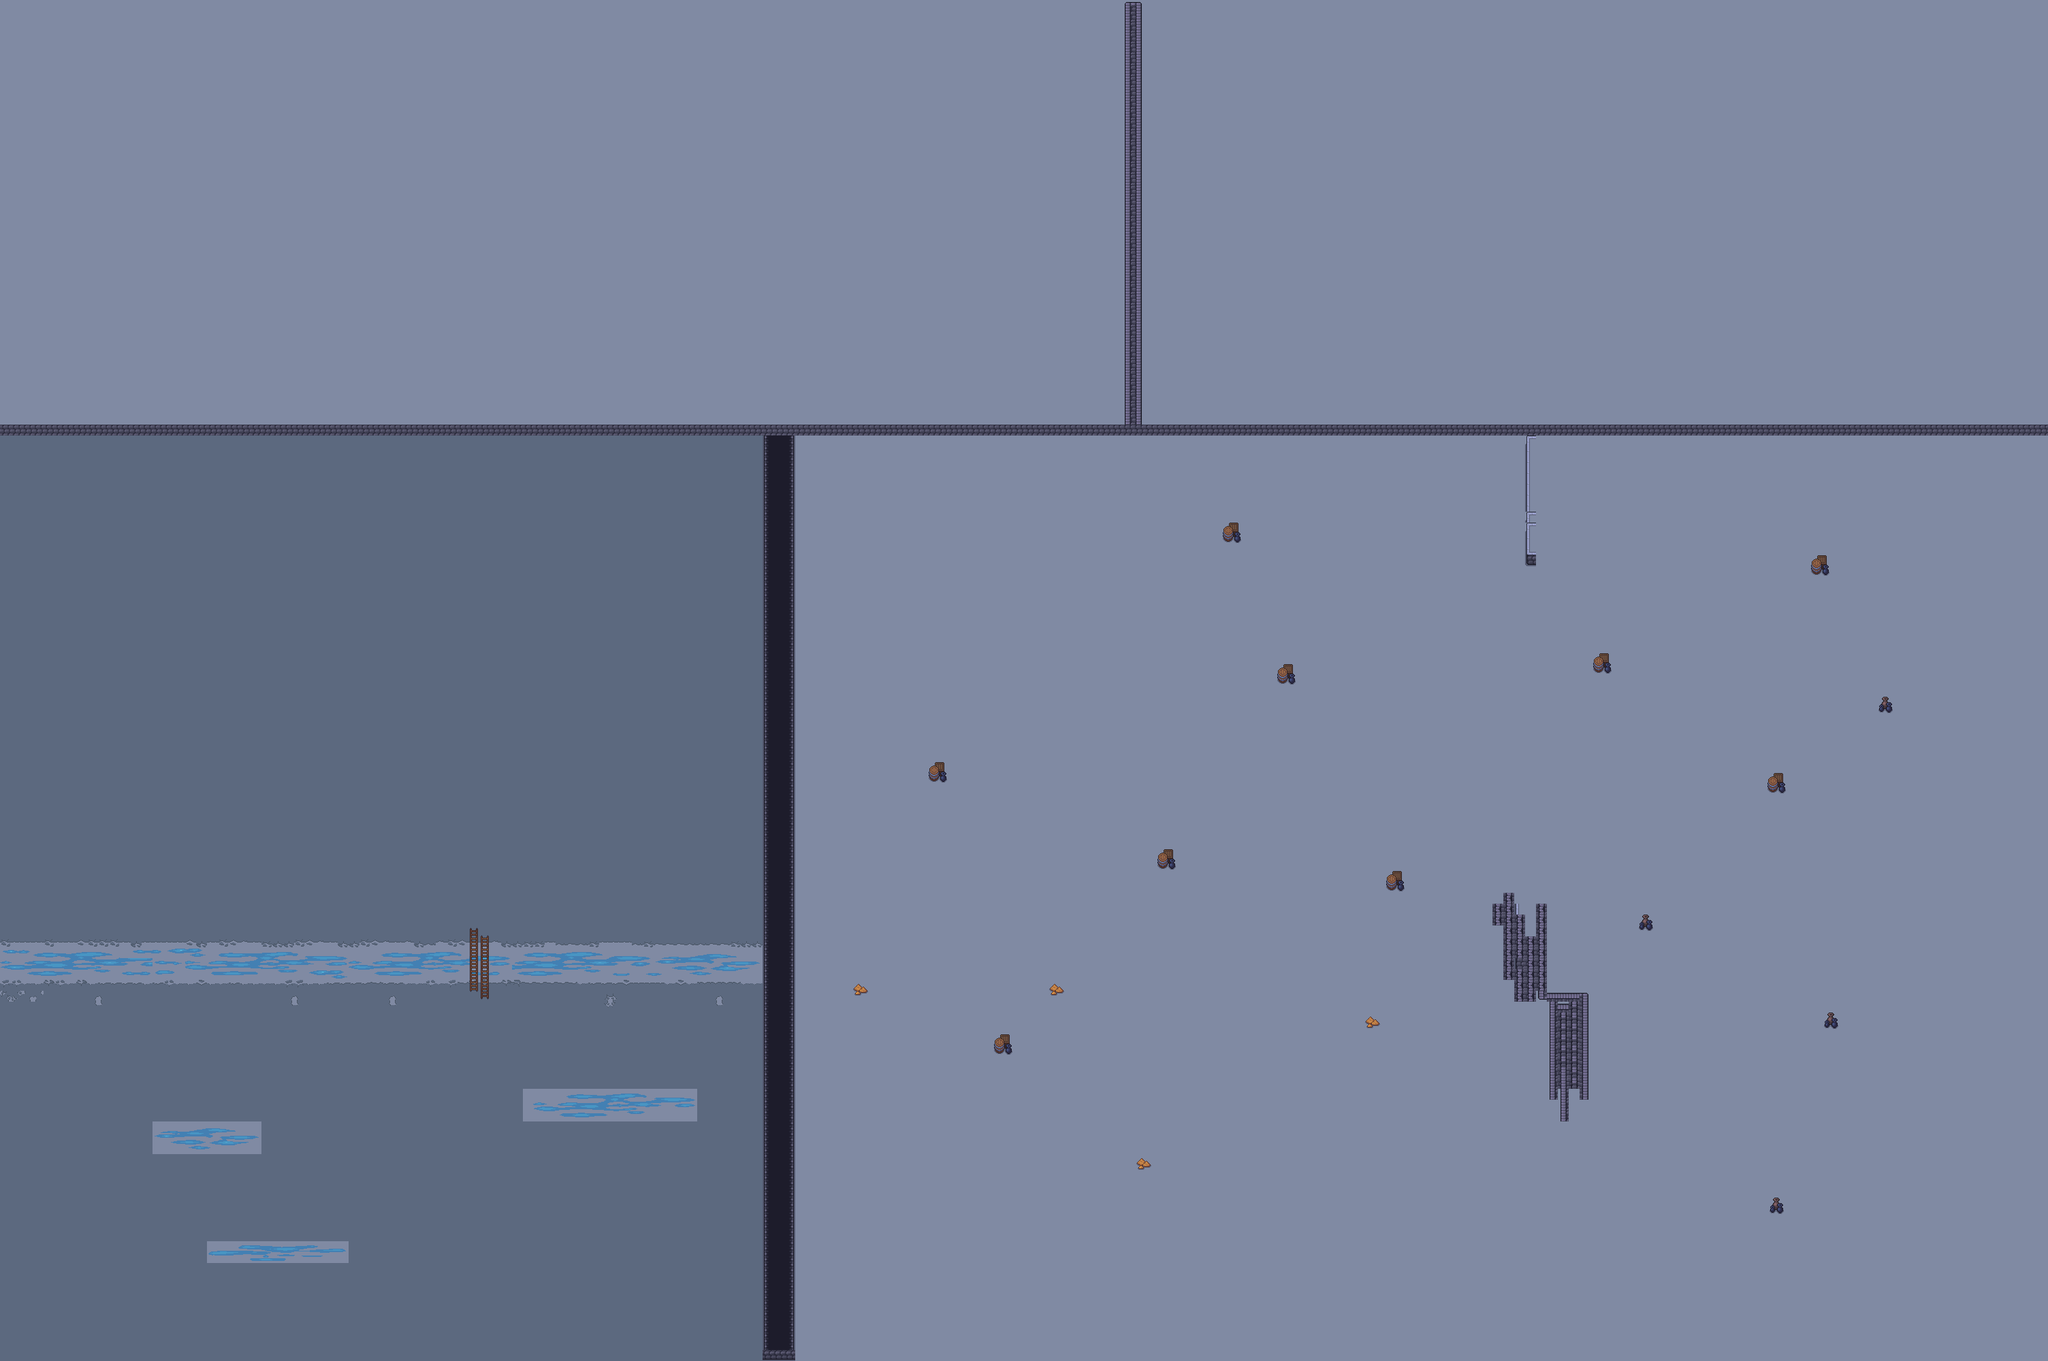

A 2D game scene composited from a Tiled map and its tileset images. What follows is a short description and the map's XML, with each tile layer's data collapsed to a summary:
An orthogonal 188x125 tile map with 16x16 px tiles, 4 tile layers (BackgroundLayer, SolidsLayer, Tile Layer 4, InteractiveObjectsLayer), 5 tilesets.

<map version="1.10" tiledversion="1.11.2" orientation="orthogonal" renderorder="right-down" width="188" height="125" tilewidth="16" tileheight="16" infinite="0" nextlayerid="6" nextobjectid="1">
 <tileset firstgid="1" source="wallsfloor.tsx" />
 <tileset firstgid="300" source="water2.tsx" />
 <tileset firstgid="1848" source="decorFloorCracks.tsx" />
 <tileset firstgid="1968" source="decorWallCracks.tsx" />
 <tileset firstgid="2224" source="objects.tsx" />
 <layer id="1" name="BackgroundLayer" width="188" height="125">
  <data>[23500 cells, 23500 non-empty, 1 distinct tile ids]</data>
 </layer>
 <layer id="2" name="SolidsLayer" width="188" height="125">
  <data>[23500 cells, 6626 non-empty, 263 distinct tile ids]</data>
 </layer>
 <layer id="5" name="Tile Layer 4" width="188" height="125">
  <data>[23500 cells, 14 non-empty, 4 distinct tile ids]</data>
 </layer>
 <layer id="3" name="InteractiveObjectsLayer" width="188" height="125">
  <data>[23500 cells, 0 non-empty, 0 distinct tile ids]</data>
 </layer>
 <objectgroup id="4" name="SkeletonSpawnLayer" />
</map>
